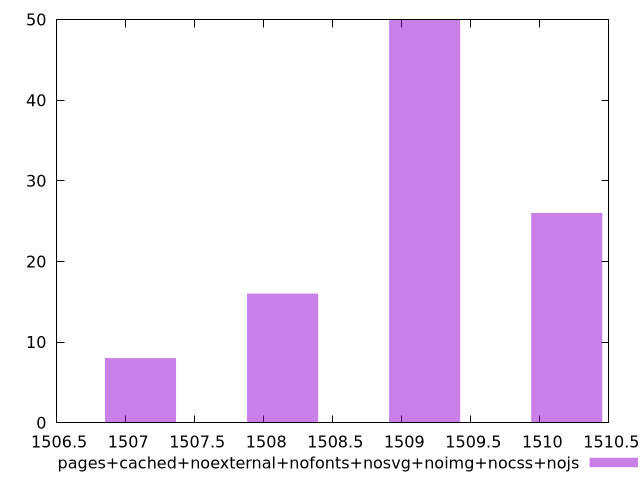

gnuplot code for this plot:
$_pagesCachedNoexternalNofontsNosvgNoimgNocssNojs <<EOF
1510.1948379624187 26
1508.1366507897271 16
1509.165744376073 50
1507.1075572033815 8
EOF
set key outside below
set terminal pngcairo
set output "report_00006_2020-11-02T20-21-41.718Z/metrics/pages+cached+noexternal+nofonts+nosvg+noimg+nocss+nojs//raw_hist.png"
set yrange [0:50]
set boxwidth 0.5145467931728854
set style fill transparent solid 0.5 noborder
plot $_pagesCachedNoexternalNofontsNosvgNoimgNocssNojs title "pages+cached+noexternal+nofonts+nosvg+noimg+nocss+nojs" with boxes ,
